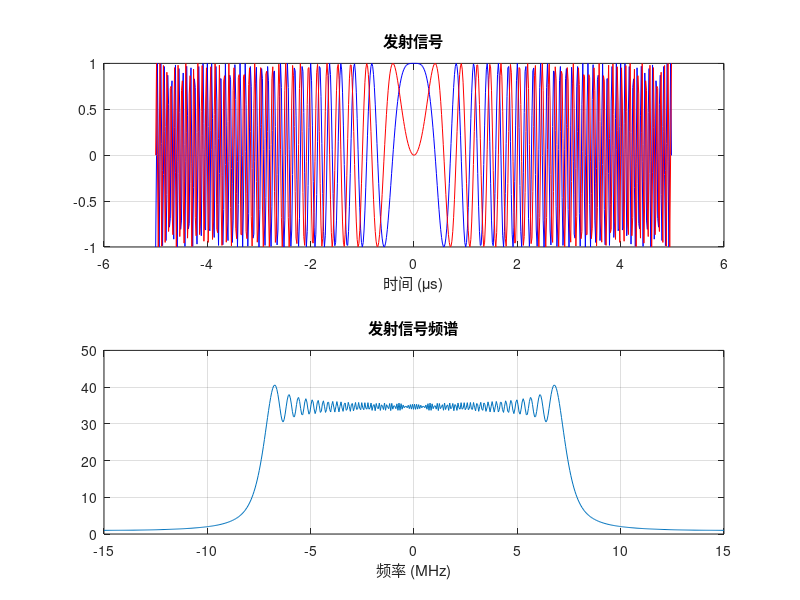
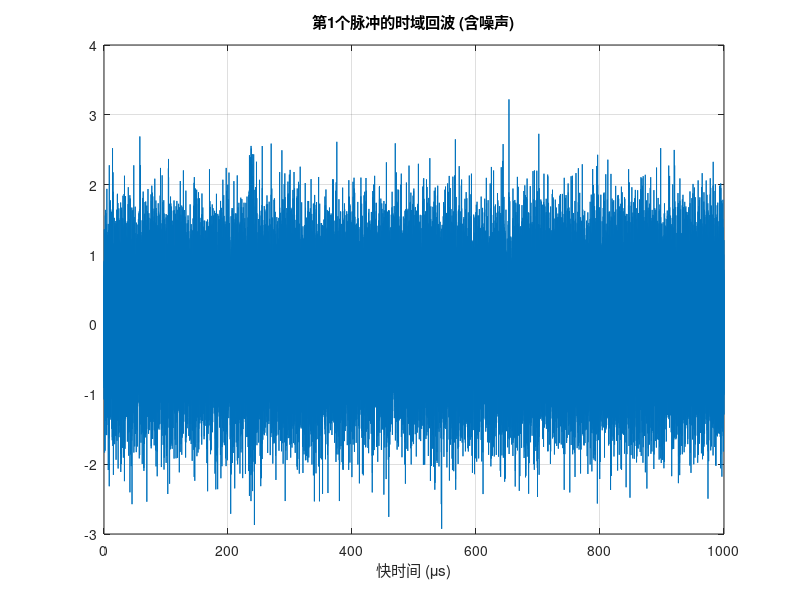

The MATLAB script that drew these images, in order: (Note: this script raises an error after producing the figures.)
%% LFM雷达全流程仿真：3D可视化版本
% 流程：信号生成 -> 回波模拟 -> 脉冲压缩 -> MTD -> 3D显示
clear; close all; clc;

%% 1. 雷达与目标参数设置
c = 3e8;                % 光速 (m/s)
fc = 3e9;               % 载波频率 (Hz) -> S波段
lambda = c / fc;        % 波长

% 雷达发射参数
Tp = 10e-6;             % 脉冲宽度 (s)
B = 30e6;               % 信号带宽 (Hz)
K = B / Tp;             % 调频斜率
PRF = 1000;             % 脉冲重复频率 (Hz) (降低一点以便观察)
PRI = 1 / PRF;          % 脉冲重复间隔 (s)
fs = 2 * B;             % 快时间采样率
dt = 1 / fs;            % 采样间隔

% 仿真配置
NumPulses = 64;         % 积累的脉冲数 (慢时间维点数)
Gate_len = round(PRI/dt); % 一个PRI内的采样点数 

% 目标参数 (可随意修改)
target_R0 = 35000;       % 目标距离 (m)
target_V = 20;          % 目标速度 (m/s) [正值: 靠近雷达]

%% 2. 发射信号生成 (LFM)
t = (-Tp/2 : dt : Tp/2 - dt); 
St = exp(1j * pi * K * t.^2); % LFM信号

% --- 绘图1：发射信号 ---
figure('Name','发射信号','Position',[50, 50, 600, 400]);
subplot(2,1,1); 
plot(t*1e6, real(St),'b','DisplayName','I路（同相分量）'); 
title('发射信号'); xlabel('时间 (\mus)'); 
hold on;
plot(t*1e6, imag(St), 'r', 'DisplayName','Q路（正交分量）');
grid on;
subplot(2,1,2); plot(linspace(-B/2, B/2, length(St))/1e6, abs(fftshift(fft(St))));
title('发射信号频谱'); xlabel('频率 (MHz)'); grid on;

%% 3. 回波信号模拟 (加入时延、多普勒和噪声)
Sr_matrix = zeros(Gate_len, NumPulses);
FastTimeAxis = (0:Gate_len-1) * dt;

for m = 1 : NumPulses
    tm = (m - 1) * PRI;             % 慢时间
    CurrR = target_R0 - target_V * tm; % 当前距离
    tau = 2 * CurrR / c;            % 当前时延
    
    % 计算采样点偏移
    n_tau = round(tau / dt);
    
    if (n_tau + length(t) <= Gate_len)
        % 核心公式：S_rx = S_tx(t-tau) * exp(-j*2*pi*fc*tau)
        phase_shift = exp(-1j * 2 * pi * fc * tau); 
        range_indices = n_tau + (1:length(t));
        Sr_matrix(range_indices, m) = St * phase_shift;
    end
end

% 增加噪声 (SNR = -20dB, 噪声稍微大一点更能看出处理增益)
Sr_matrix_noisy = awgn(Sr_matrix, -20, 'measured'); 

% --- 绘图2：时域回波 ---
figure('Name','时域回波','Position',[100, 100, 600, 300]);
plot(FastTimeAxis*1e6, real(Sr_matrix_noisy(:,1)));
title('第1个脉冲的时域回波 (含噪声)'); xlabel('快时间 (\mus)'); grid on;
%xlim([0, 50]); % 只看前50us

%% 4. 脉冲压缩 (Range Compression) - 快时间维处理
N_fft_rg = 2^nextpow2(Gate_len); 
H_ref = fft(St, N_fft_rg);
H_ref_conj = conj(H_ref);

Sr_RangeComp = zeros(N_fft_rg, NumPulses);
for m = 1 : NumPulses
    Sr_RangeComp(:,m) = ifft(fft(Sr_matrix_noisy(:,m), N_fft_rg) .* H_ref_conj.');
end
RangeAxis = (0:N_fft_rg-1) * c / (2 * fs);  

% --- 绘图3：脉冲压缩后 ---
figure('Name','脉冲压缩后','Position',[150, 150, 600, 300]);
plot(RangeAxis, abs(Sr_RangeComp(:,1)));
title('脉冲压缩后 (距离像)'); xlabel('距离 (m)'); grid on;
xlim([0, max(RangeAxis)/2]); % 缩放一下X轴

%% 5. MTD / 相干积累 - 慢时间维处理
% 加窗抑制旁瓣
win = hamming(NumPulses).';
Sr_RangeComp_Win = Sr_RangeComp .* win; 

% 慢时间FFT
padding_doppler = 256; 
RDM = fftshift(fft(Sr_RangeComp_Win, padding_doppler, 2), 2);

% 计算坐标轴
freq_doppler = linspace(-PRF/2, PRF/2, padding_doppler);
VelocityAxis = freq_doppler * lambda / 2; % 速度轴

%% 6. 3D 可视化 (关键修改部分)
figure('Name','3D Range-Doppler Map','Position',[200, 100, 1000, 700], 'Color', 'w');

% 为了显示效果更好，取部分距离范围并转换为dB
[X, Y] = meshgrid(VelocityAxis, RangeAxis);
RDM_dB = 20*log10(abs(RDM) + 1e-6); % 转换为dB，加小量防止log(0)

% 限制显示范围 (裁剪掉太远的距离，只看目标附近，让图更清楚)
plot_range_idx = range_indices(1) - 500 : range_indices(end) + 2000; 
% 如果上面的索引超出范围，可以使用下面的全范围：
% plot_range_idx = 1:length(RangeAxis)/2; 

% *** 绘制 3D 曲面图 ***
% 使用 surf 绘制实体曲面
s = surf(X(plot_range_idx, :), Y(plot_range_idx, :), RDM_dB(plot_range_idx, :));

% 美化设置
s.EdgeColor = 'none';       % 去掉网格线，使曲面光滑
colormap jet;               % 彩虹色图
colorbar;                   % 显示颜色条
ylabel(colorbar, '幅度 (dB)', 'FontSize', 12);

% 坐标轴标签
xlabel('速度 (m/s)', 'FontSize', 12, 'FontWeight', 'bold');
ylabel('距离 (m)', 'FontSize', 12, 'FontWeight', 'bold');
zlabel('幅度 (dB)', 'FontSize', 12, 'FontWeight', 'bold');
title(['LFM雷达 3D 距离-多普勒谱 (目标: ' num2str(target_R0) 'm, ' num2str(target_V) 'm/s)'], 'FontSize', 14);

% 视角与光照 (营造立体感)
axis tight; 
view(-45, 30);              %设置 3D 视角 (方位角-45度, 仰角30度)
camlight left;              % 添加左侧补光
lighting gouraud;           % 使用高洛德着色算法，让曲面看起来更顺滑
grid on;
set(gca, 'FontSize', 10);

% 标记最高点
[max_val, max_idx] = max(RDM_dB(:));
[r_peak, v_peak] = ind2sub(size(RDM_dB), max_idx);
hold on;
plot3(VelocityAxis(v_peak), RangeAxis(r_peak), max_val, 'rp', 'MarkerSize', 15, 'MarkerFaceColor', 'r');
text(VelocityAxis(v_peak), RangeAxis(r_peak), max_val + 2, '  Target', 'Color', 'k', 'FontSize', 12, 'FontWeight', 'bold');
hold off;

%% 7. 打印结果
Est_Range = RangeAxis(r_peak);
Est_Velocity = VelocityAxis(v_peak);
fprintf('----------------------------------\n');
fprintf('真实参数 -> 距离: %.2f m, 速度: %.2f m/s\n', target_R0, target_V);
fprintf('检测结果 -> 距离: %.2f m, 速度: %.2f m/s\n', Est_Range, Est_Velocity);
fprintf('----------------------------------\n');


